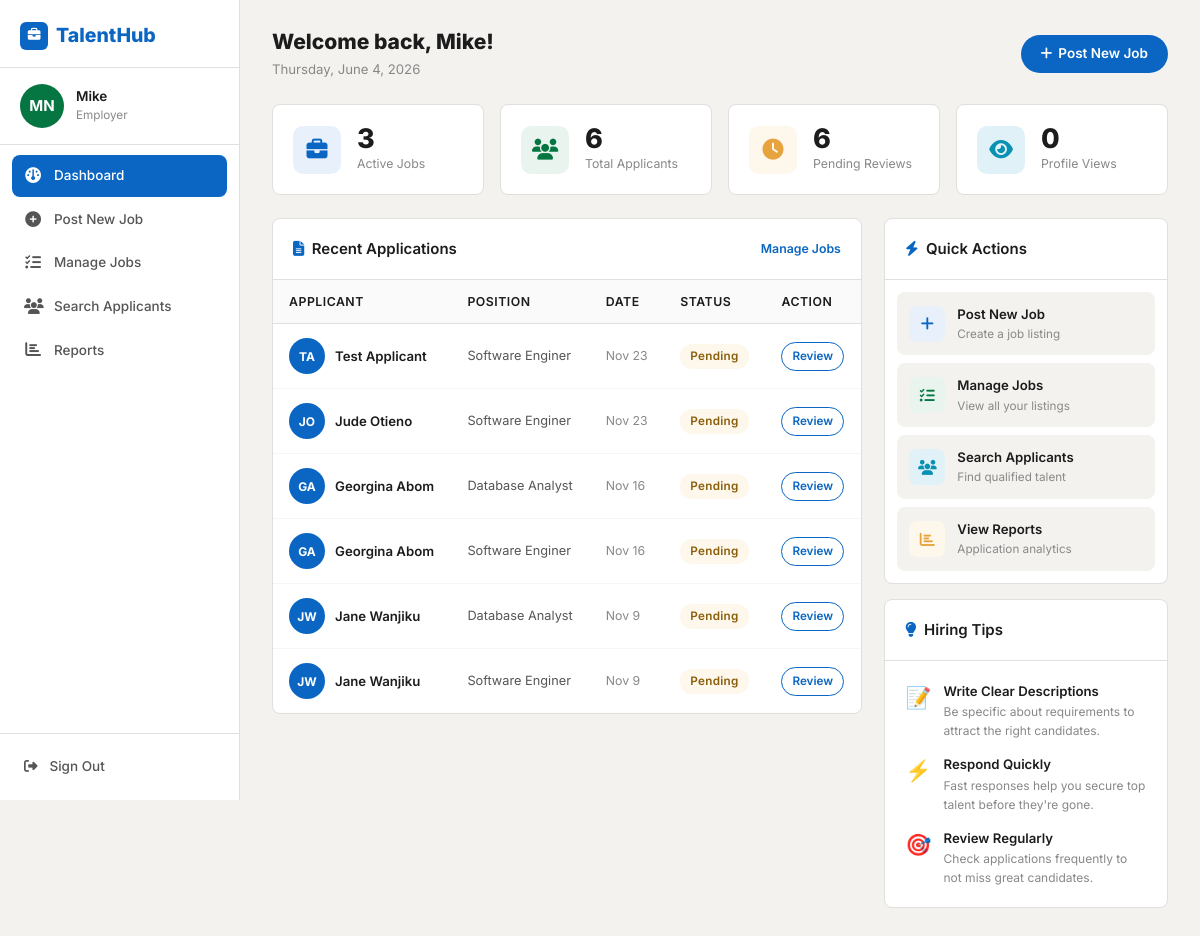
/staff/ (signed in), run on an earlier commit of the app's database.
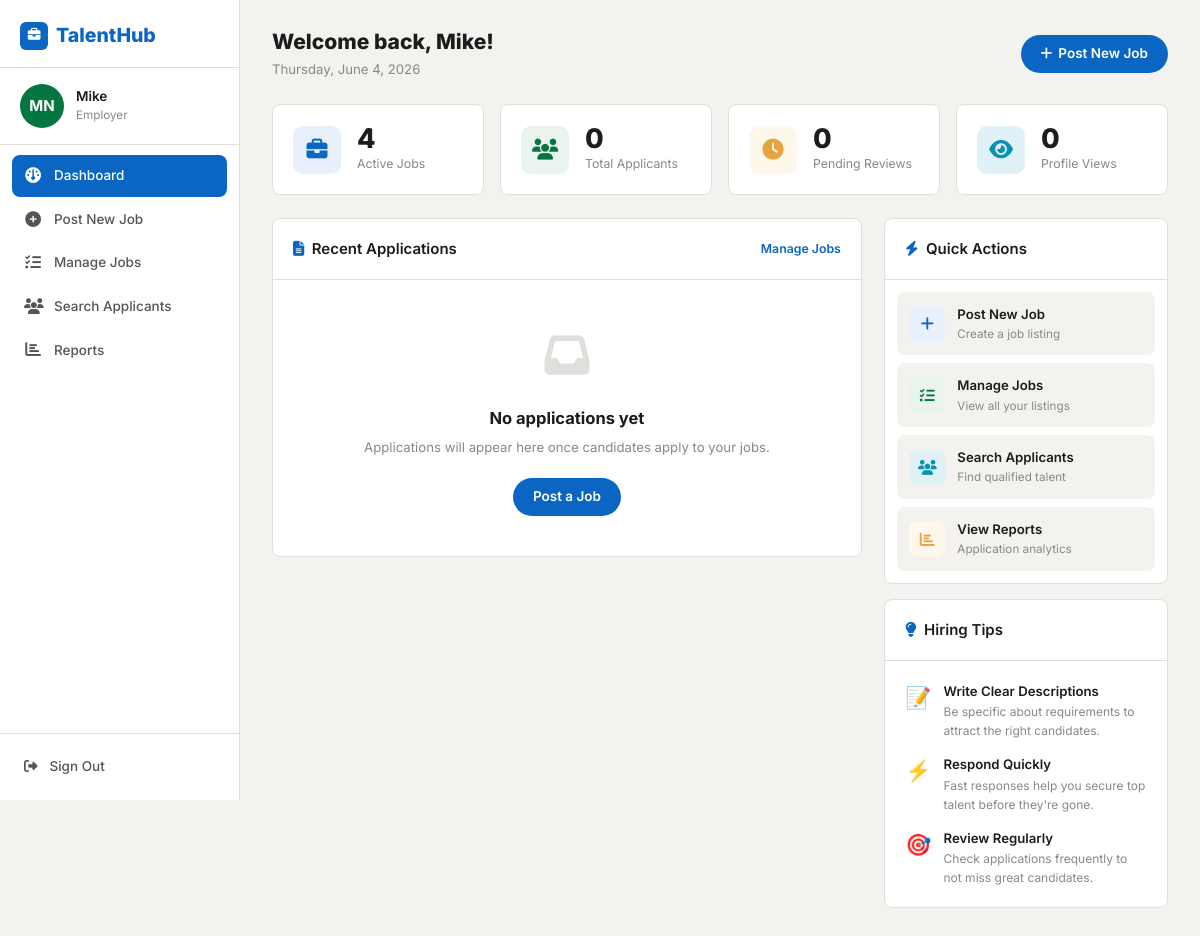
And on a later commit of the database.
### job_seeker/models.py (models this page shows, shortened)
class Application(models.Model):
    job = models.ForeignKey(Job, on_delete=CASCADE)
    applicant = models.ForeignKey(Applicant, on_delete=CASCADE, related_name='applications')
    date_applied = models.DateTimeField(default=timezone.now)
    resume = models.FileField(upload_to='applications/resumes/', null=True, blank=True, verbose_name='Resume/CV')
    cover_letter = models.FileField(upload_to='cover_letters/', null=True, blank=True)
    status = models.CharField(max_length=20, choices=APPLICATION_STATUS, default='pending')
    reviewed_by = models.ForeignKey(Staff, blank=True, null=True, on_delete=SET_NULL, related_name='reviewed_applications')
    date_reviewed = models.DateTimeField(blank=True, null=True)
    approved = models.BooleanField(default=False)
    approved_by = models.ForeignKey(Staff, blank=True, null=True, on_delete=SET_NULL)
    date_approved = models.DateTimeField(blank=True, null=True)
    class Meta:
        constraints = [
            UniqueConstraint(fields=['job', 'applicant'], name='unique_applicant_job_match')
        ]
        ordering = ['-date_applied']

class Applicant(models.Model):
    user = models.OneToOneField(User, on_delete=CASCADE, primary_key=True, related_name='applicant')
    resume = models.FileField(upload_to='resumes/', null=True, blank=True)
    grad_year = models.IntegerField(blank=True, null=True)
    job_type = models.CharField(max_length=30, choices=JOB_TYPES, default='Full Time')

class User(AbstractUser):
    STAFF = 'staff'
    APPLICANT = 'applicant'
    user_types = [
        (STAFF, 'staff'),
        (APPLICANT, 'applicant'),
    ]
    contact = models.CharField(max_length=100, blank=True)
    location = models.CharField(max_length=100, blank=True)
    user_type = models.CharField(max_length=20, choices=user_types, blank=True)
    class Meta:
        ordering = ['first_name', 'last_name']
    @property
    def full_name(self):
        return f'{self.first_name} {self.last_name}'.strip() or self.username
    @property
    def initials(self):
        parts = self.full_name.split()
        if len(parts) >= 2:
            return (parts[0][0] + parts[-1][0]).upper()
        return self.username[:2].upper()

class Job(models.Model):
    staff = models.ForeignKey(User, related_name='jobs', on_delete=models.CASCADE, null=True)
    title = models.CharField(max_length=255)
    company = models.CharField(max_length=200, null=True, blank=True)
    location = models.CharField(max_length=255)
    description = models.TextField()
    skills_req = models.CharField(max_length=500, null=True, blank=True)
    job_type = models.CharField(max_length=30, choices=JOB_TYPES, default='Full Time', null=True)
    link = models.URLField(null=True, blank=True)
    salary = models.CharField(max_length=100, null=True, blank=True)
    slug = AutoSlugField(populate_from='title', unique=True, null=True)
    date_posted = models.DateTimeField(default=timezone.now)
    deadline = models.DateField(null=True, blank=True)

### job_seeker/decorators.py (the view)
    def wrapper_func(request, *args, **kwargs):
        if not request.user.is_authenticated:
            return redirect('login')
        if request.user.user_type == User.STAFF or request.user.is_superuser:
            return view_func(request, *args, **kwargs)
        messages.error(request, 'Access denied. This page is for employers only.')
        return redirect('home')

### job_seeker/views.py (called while the page is built)
@login_required
@staff_required
def staff_dashboard(request):
    user = request.user
    my_jobs = Job.objects.filter(staff=user)
    total_applicants = Application.objects.filter(job__staff=user).count()
    pending = Application.objects.filter(job__staff=user, status='pending').count()
    recent_applications = Application.objects.filter(
        job__staff=user
    ).select_related('job', 'applicant__user').order_by('-date_applied')[:10]
    context = {
        'active_jobs': my_jobs.count(),
        'total_applicants': total_applicants,
        'pending_reviews': pending,
        'profile_views': 0,
        'recent_applications': recent_applications,
        'my_jobs': my_jobs[:5],
    }
    return render(request, 'staff/staff.html', context)

### templates/staff/staff.html (shortened to what the changed rows need)
{% extends 'base.html' %}
{% block body %}
<div class="sidebar-main">
  <div class="page-header">
    <div>
      <h1 class="page-title">Welcome back, {{ request.user.first_name|default:request.user.username }}!</h1>
    </div>
  </div>
  <div class="stats-row mb-4">
    <div class="stat-card">
      <div>
        <div class="stat-number">{{ active_jobs }}</div>
        <p class="stat-label">Active Jobs</p>
      </div>
    </div>
    <div class="stat-card">
      <div>
        <div class="stat-number">{{ total_applicants }}</div>
        <p class="stat-label">Total Applicants</p>
      </div>
    </div>
    <div class="stat-card">
      <div>
        <div class="stat-number">{{ pending_reviews }}</div>
        <p class="stat-label">Pending Reviews</p>
      </div>
    </div>
  </div>
  <div class="row g-4">
    <div class="col-lg-8">
      <div class="th-card">
        <div class="th-card-body" style="padding:0;">
          {% if recent_applications %}
          <table class="th-table">
            <thead>
              <tr>
                <th>Applicant</th>
                <th>Position</th>
                <th>Date</th>
                <th>Status</th>
                <th>Action</th>
              </tr>
            </thead>
            <tbody>
              {% for app in recent_applications %}
              <tr>
                <td>
                  <div class="td-user">
                    <div class="td-avatar">{{ app.applicant.user.initials }}</div>
                    <div style="font-size:.88rem;font-weight:600;color:var(--text-dark);">{{ app.applicant.user.full_name }}</div>
                  </div>
                </td>
                <td style="font-size:.85rem;">{{ app.job.title }}</td>
                <td style="font-size:.82rem;color:var(--text-light);">{{ app.date_applied|date:"M j" }}</td>
                <td><span class="badge-status badge-{{ app.status }}">{{ app.get_status_display }}</span></td>
                <td>
                  <a href="{% url 'applicant-details' app.id %}" class="btn-outline-th" style="font-size:.78rem;padding:4px 10px;">Review</a>
                </td>
              </tr>
              {% endfor %}
            </tbody>
          </table>
          {% else %}
          <div class="empty-state" style="padding:40px 20px;">
            <div class="empty-state-icon"><i class="fa-solid fa-inbox"></i></div>
            <h3>No applications yet</h3>
            <p>Applications will appear here once candidates apply to your jobs.</p>
            <a href="{% url 'add-job' %}" class="btn-primary-th">Post a Job</a>
          </div>
          {% endif %}
        </div>
      </div>
    </div>
  </div>
</div>
{% endblock %}

What changed in the data, as far as the page shows it:
removed Application: applicant.user.initials "TA", applicant.user.full_name "Test Applicant", job "Software Enginer", date_applied "Nov 23", status "Pending"
removed Application: applicant.user.initials "JO", applicant.user.full_name "Jude Otieno", job "Software Enginer", date_applied "Nov 23", status "Pending"
removed Application: applicant.user.initials "GA", applicant.user.full_name "Georgina Abom", job "Database Analyst", date_applied "Nov 16", status "Pending"
removed Application: applicant.user.initials "GA", applicant.user.full_name "Georgina Abom", job "Software Enginer", date_applied "Nov 16", status "Pending"
removed Application: applicant.user.initials "JW", applicant.user.full_name "Jane Wanjiku", job "Database Analyst", date_applied "Nov 9", status "Pending"
removed Application: applicant.user.initials "JW", applicant.user.full_name "Jane Wanjiku", job "Software Enginer", date_applied "Nov 9", status "Pending"
Also different on the page:
{{ active_jobs }}: "3" → "4"
{{ total_applicants }}: "6" → "0"
{{ pending_reviews }}: "6" → "0"
text no longer shown: "APPLICANT POSITION DATE STATUS ACTION"
text now shown: "No applications yet Applications will appear here once candidates apply to your jobs. Post a Job"
